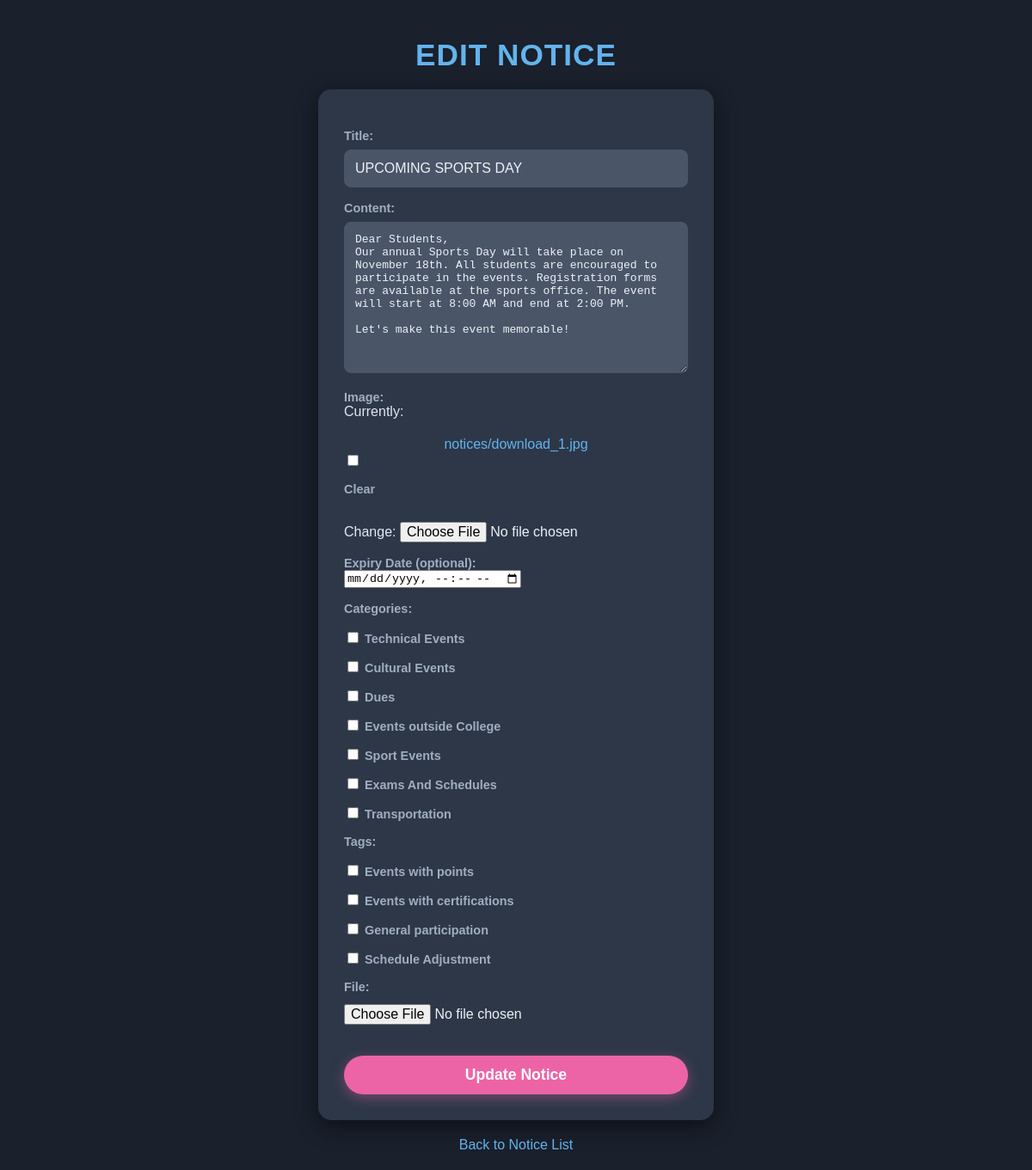
The app's page /notices/edit/12/ (signed in) with its own data.
### notices/models.py (models this page shows, shortened)
class Notice(models.Model):
    title = models.CharField(max_length=200)
    content = models.TextField()
    image = models.ImageField(upload_to='notices/', blank=True, null=True)
    created_at = models.DateTimeField(auto_now_add=True)
    expiry_date = models.DateTimeField(blank=True, null=True)  # Add this line
    categories = models.ManyToManyField(Category, related_name='notices', blank=True)
    tags = models.ManyToManyField(Tag, related_name='notices', blank=True)
    file = models.FileField(upload_to='notices/', null=True, blank=True)

### notices/views.py (the view)
# urls.py: path('notices/edit/<int:pk>/', views.notice_edit, name='notice_edit'),  # Add this line
@login_required(login_url='login')
@cache_control(no_cache=True, must_revalidate=True, no_store=True)
def notice_edit(request, pk):
    notice = get_object_or_404(Notice, pk=pk)
    if request.method == 'POST':
        form = NoticeForm(request.POST, request.FILES, instance=notice)
        if form.is_valid():
            form.save()
            return redirect('notice_list')
    else:
        form = NoticeForm(instance=notice)
    return render(request, 'notices/notice_form.html', {'form': form, 'notice': notice})

### notices/forms.py
class NoticeForm(forms.ModelForm):
    expiry_date = forms.DateTimeField(
        required=False,
        widget=forms.DateTimeInput(attrs={'type': 'datetime-local'}),
        label="Expiry Date (optional)"
    )
    categories = forms.ModelMultipleChoiceField(
        queryset=Category.objects.all(),
        widget=forms.CheckboxSelectMultiple,
        required=False
    )
    tags = forms.ModelMultipleChoiceField(
        queryset=Tag.objects.all(),
        widget=forms.CheckboxSelectMultiple,
        required=False
    )
    class Meta:
        model = Notice
        fields = ['title', 'content', 'image', 'expiry_date', 'categories', 'tags', 'file']  # Include 'image' in the fields

### notices/models.py (called while the page is built)
    def __str__(self):
        return self.name

    def __str__(self):
        return self.name

### templates/notices/notice_form.html (shortened to what this page needs)
<!DOCTYPE html>
<html lang="en">
<head>
</head>
<body>
    <h1>{% if notice %}Edit Notice{% else %}Create Notice{% endif %}</h1>
    <form method="post" enctype="multipart/form-data">
        {{ form.as_p }}
        <button type="submit">{% if notice %}Update{% else %}Create{% endif %} Notice</button>
    </form>
    <a href="{% url 'notice_list' %}">Back to Notice List</a>
</body>
</html>

### templates/notices/notice_form.html (style rules this page uses)
body { background-color: #1a202c; color: #e2e8f0; font-family: 'Arial', sans-serif; margin: 0; padding: 20px; display: flex; flex-direction: column; align-items: center; justify-content: center; min-height: 100vh; }
h1 { color: #63b3ed; margin-bottom: 20px; font-size: 2.2em; text-align: center; text-transform: uppercase; font-weight: bold; letter-spacing: 1px; }
form { background-color: #2d3748; padding: 30px; border-radius: 15px; box-shadow: 0 8px 25px rgba(0, 0, 0, 0.5); width: 400px; max-width: 90%; text-align: left; transition: all 0.3s ease; }
label { display: block; color: #a0aec0; font-weight: 600; font-size: 0.9em; margin-top: 15px; }
input[type="text"], textarea, select { width: 100%; padding: 12px; margin-top: 8px; border: 1px solid #4a5568; border-radius: 8px; background-color: #4a5568; color: #edf2f7; font-size: 1em; box-sizing: border-box; transition: border-color 0.3s ease-in-out, background-color 0.3s; }
input[type="file"] { margin-top: 12px; color: #edf2f7; font-size: 1em; }
button { background-color: #ed64a6; color: #ffffff; border: none; padding: 12px 25px; border-radius: 25px; cursor: pointer; margin-top: 20px; font-weight: bold; font-size: 1.1em; width: 100%; transition: background-color 0.3s, transform 0.2s; box-shadow: 0 4px 15px rgba(237, 100, 166, 0.4); }
a { text-decoration: none; color: #63b3ed; margin-top: 20px; display: block; text-align: center; font-size: 1em; transition: color 0.3s; }

### records on screen
Notice: title "UPCOMING SPORTS DAY", content "Dear Students, Our annual Sports Day will take place on November 18th. All students are encouraged to participate in the events. Registration forms are available at the sports office. The event will start at 8:00 AM and end at 2:00 PM. Let's make this event memorable!"
